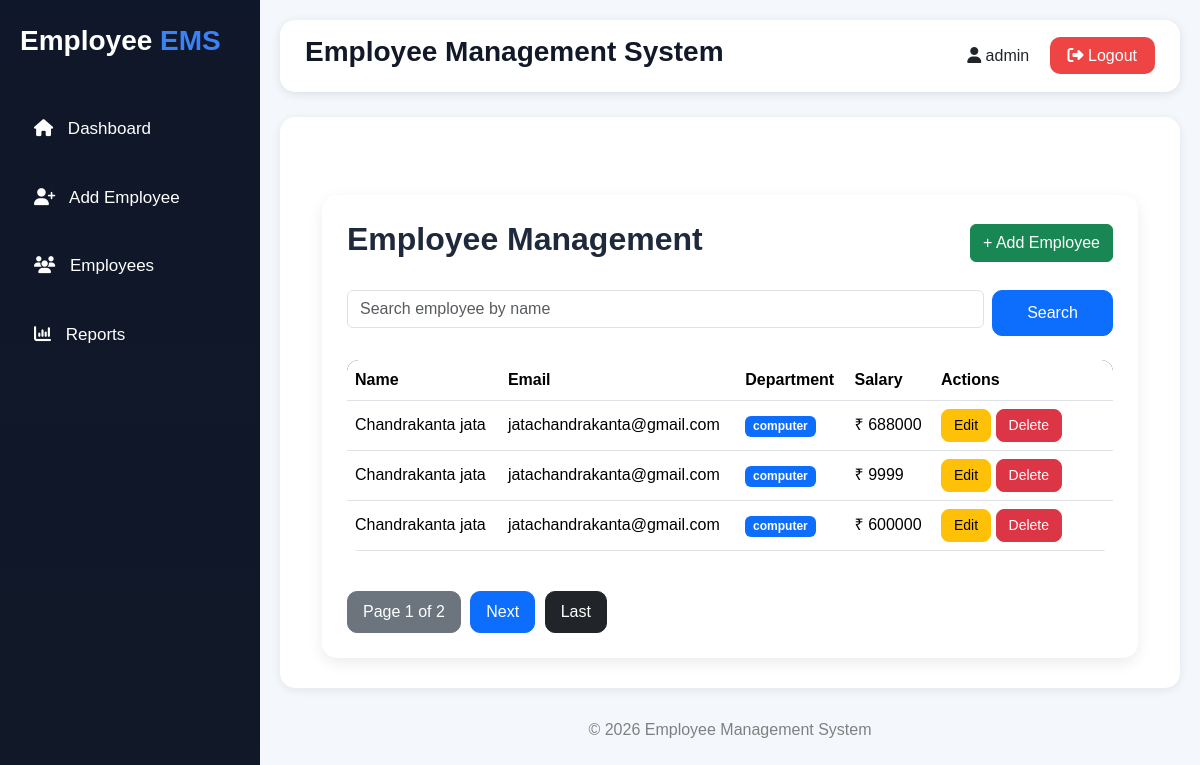
Screenshot of /employees/ (signed in) with the database file from the repository.
### epmployees/models.py (models this page shows, shortened)
class Employee(models.Model):
    name = models.CharField(max_length=100)
    email = models.EmailField()
    department = models.CharField(max_length=100)
    salary = models.IntegerField()

### epmployees/views.py (the view)
# urls.py: path('', views.employee_list, name='employee_list'),
def employee_list(request):
    search = request.GET.get('search')
    if search:
        employee_list = Employee.objects.filter(name__icontains=search)
    else:
        employee_list = Employee.objects.all()
    paginator = Paginator(employee_list, 3)
    page_number = request.GET.get('page')
    employees = paginator.get_page(page_number)
    return render(request, 'epmployees/list.html', {'employees': employees})

### epmployees/templates/epmployees/list.html (shortened to what this page needs)
{% extends 'epmployees/base.html' %}
{% block content %}
<div class="container mt-5">
    <div class="employee-card">
        <div class="d-flex justify-content-between align-items-center mb-4">
            <h2 class="page-title">
                Employee Management
            </h2>
            <a href="{% url 'add_employee' %}" class="btn btn-success">
                + Add Employee
            </a>
        </div>
        <form method="GET" class="row g-2 mb-4">
            <div class="col-md-10">
                <input type="text"
                       name="search"
                       class="form-control"
                       placeholder="Search employee by name">
            </div>
            <div class="col-md-2">
                <button type="submit"
                        class="btn btn-primary w-100 search-btn">
                    Search
                </button>
            </div>
        </form>
        <div class="table-responsive">
            <table class="table table-hover align-middle">
                <thead>
                    <tr>
                        <th>Name</th>
                        <th>Email</th>
                        <th>Department</th>
                        <th>Salary</th>
                        <th width="180">Actions</th>
                    </tr>
                </thead>
                <tbody>
                {% for emp in employees %}
                    <tr>
                        <td>{{ emp.name }}</td>
                        <td>{{ emp.email }}</td>
                        <td>
                            <span class="badge bg-primary">
                                {{ emp.department }}
                            </span>
                        </td>
                        <td>
                            ₹ {{ emp.salary }}
                        </td>
                        <td>
                            <a href="{% url 'update_employee' emp.id %}"
                               class="btn btn-warning btn-sm action-btn">
                                Edit
                            </a>
                            <a href="{% url 'delete_employee' emp.id %}"
                               class="btn btn-danger btn-sm action-btn"
                               onclick="return confirm('Delete this employee?')">
                                Delete
                            </a>
                        </td>
                    </tr>
                {% empty %}
                    <tr>
                        <td colspan="5" class="text-center text-muted">
                            No Employees Found
                        </td>
                    </tr>
                {% endfor %}
                </tbody>
            </table>
        </div>
        <div class="pagination-box mt-4">
            <span class="btn btn-secondary">
                Page {{ employees.number }}
                of
                {{ employees.paginator.num_pages }}
            </span>
            {% if employees.has_next %}
                <a href="?page={{ employees.next_page_number }}"
                   class="btn btn-primary">
                   Next
                </a>
                <a href="?page={{ employees.paginator.num_pages }}"
                   class="btn btn-dark">
                   Last
                </a>
            {% endif %}
        </div>
    </div>
</div>
{% endblock %}

### epmployees/templates/epmployees/base.html (shortened to what this page needs)
{% load static %}
<!DOCTYPE html>
<html lang="en">
<head>
    <link href="https://cdn.jsdelivr.net/npm/bootstrap@5.3.3/dist/css/bootstrap.min.css" rel="stylesheet">
    <link rel="stylesheet"
    href="https://cdnjs.cloudflare.com/ajax/libs/font-awesome/6.5.1/css/all.min.css"/>
</head>
<body>
    <div class="sidebar">
        <div class="logo">
            Employee <span>EMS</span>
        </div>
        <div class="menu">
            <a href="/employees/">
                <i class="fa-solid fa-house"></i>
                Dashboard
            </a>
            <a href="/employees/add/">
                <i class="fa-solid fa-user-plus"></i>
                Add Employee
            </a>
            <a href="#">
                <i class="fa-solid fa-users"></i>
                Employees
            </a>
            <a href="#">
                <i class="fa-solid fa-chart-column"></i>
                Reports
            </a>
        </div>
    </div>
    <div class="main-content">
        <div class="top-navbar">
            <h3>Employee Management System</h3>
            <div>
                <span class="me-3">
                    <i class="fa-solid fa-user"></i>
                    {{ user.username }}
                </span>
                <a href="{% url 'logout' %}" class="logout-btn">
                    <i class="fa-solid fa-right-from-bracket"></i>
                    Logout
                </a>
            </div>
        </div>
        <div class="content-box">
            {% block content %}
            {% endblock %}
        </div>
        <div class="footer">
            © 2026 Employee Management System
        </div>
    </div>
</body>
</html>

### epmployees/templates/epmployees/base.html (style rules this page uses)
* { margin:0; padding:0; box-sizing:border-box; }
body { background:#f4f7fc; font-family:Arial, sans-serif; }
.sidebar { width:260px; height:100vh; position:fixed; background:linear-gradient(to bottom,#0f172a,#111827); color:white; padding:20px; }
.logo { font-size:28px; font-weight:bold; margin-bottom:40px; }
.logo span { color:#3b82f6; }
.menu a { display:block; color:white; text-decoration:none; padding:14px; margin-bottom:15px; border-radius:10px; transition:0.3s; font-size:17px; }
.menu i { margin-right:10px; }
.main-content { margin-left:260px; padding:20px; }
.top-navbar { background:white; padding:15px 25px; border-radius:15px; display:flex; justify-content:space-between; align-items:center; box-shadow:0 2px 10px rgba(0,0,0,0.1); }
.top-navbar h3 { font-weight:bold; color:#111827; }
.logout-btn { background:#ef4444; color:white; padding:10px 18px; border-radius:10px; text-decoration:none; transition:0.3s; }
.content-box { background:white; padding:30px; margin-top:25px; border-radius:15px; box-shadow:0 2px 10px rgba(0,0,0,0.08); }
.footer { text-align:center; margin-top:30px; color:gray; }

### epmployees/templates/epmployees/list.html (style rules this page uses)
body { background: #f4f7fc; }
.page-title { font-weight: bold; color: #1e293b; }
.employee-card { background: white; padding: 25px; border-radius: 15px; box-shadow: 0 5px 15px rgba(0,0,0,0.08); }
.search-btn { border-radius: 10px; padding: 10px 20px; }
.table { border-radius: 12px; overflow: hidden; }
.table thead { background: linear-gradient(to right, #0f172a, #1e293b); color: white; }
.action-btn { border-radius: 8px; padding: 5px 12px; font-size: 14px; font-weight: 500; }
.pagination-box a, .pagination-box span { border-radius: 10px; padding: 8px 15px; margin-right: 5px; }

### rows the page displays
Employee: name "Chandrakanta jata", email "jatachandrakanta@gmail.com", department "computer", salary "688000"
Employee: name "Chandrakanta jata", email "jatachandrakanta@gmail.com", department "computer", salary "9999"
Employee: name "Chandrakanta jata", email "jatachandrakanta@gmail.com", department "computer", salary "600000"

### other values shown
{{ user.username }} "admin"
{{ employees.number }} "1"
{{ employees.paginator.num_pages }} "2"
